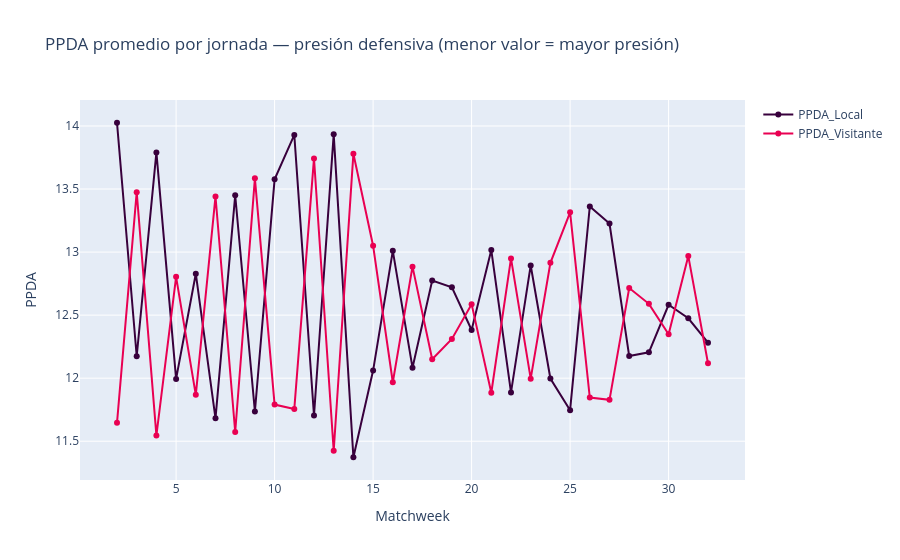

This figure's notebook cell:
### Code cell
# Evolución de PPDA por jornada
ppda_mw = df_xg.groupby('Matchweek').agg(
    PPDA_Local=('H_PPDA_Avg_Tot', 'mean'),
    PPDA_Visitante=('A_PPDA_Avg_Tot', 'mean')
).reset_index()

fig = px.line(
    ppda_mw, x='Matchweek', y=['PPDA_Local', 'PPDA_Visitante'],
    markers=True,
    title='PPDA promedio por jornada — presión defensiva (menor valor = mayor presión)',
    labels={'value': 'PPDA', 'variable': ''},
    color_discrete_map={'PPDA_Local': PL_PURPLE, 'PPDA_Visitante': PL_PINK}
)
fig.update_layout(hovermode='x unified')
fig.show()

### Figure 1 — Plotly figure (JSON) as saved in the notebook; plotly's stock layout.template omitted (floating-point values rounded to 4 significant figures)
{"data": [{"hovertemplate": "=PPDA_Local<br>Matchweek=%{x}<br>PPDA=%{y}<extra></extra>", "legendgroup": "PPDA_Local", "line": {"color": "#38003c", "dash": "solid"}, "marker": {"symbol": "circle"}, "mode": "lines+markers", "name": "PPDA_Local", "orientation": "v", "showlegend": true, "type": "scatter", "x": [2, 3, 4, 5, 6, 7, 8, 9, 10, 11, 12, 13, 14, 15, 16, 17, 18, 19, 20, 21, 22, 23, 24, 25, 26, 27, 28, 29, 30, 31, 32], "xaxis": "x", "y": [14.03, 12.17, 13.79, 11.99, 12.83, 11.68, 13.45, 11.74, 13.58, 13.93, 11.7, 13.93, 11.37, 12.06, 13.01, 12.08, 12.77, 12.72, 12.38, 13.02, 11.89, 12.89, 12.0, 11.75, 13.36, 13.23, 12.18, 12.21, 12.58, 12.48, 12.28], "yaxis": "y"}, {"hovertemplate": "=PPDA_Visitante<br>Matchweek=%{x}<br>PPDA=%{y}<extra></extra>", "legendgroup": "PPDA_Visitante", "line": {"color": "#e90052", "dash": "solid"}, "marker": {"symbol": "circle"}, "mode": "lines+markers", "name": "PPDA_Visitante", "orientation": "v", "showlegend": true, "type": "scatter", "x": [2, 3, 4, 5, 6, 7, 8, 9, 10, 11, 12, 13, 14, 15, 16, 17, 18, 19, 20, 21, 22, 23, 24, 25, 26, 27, 28, 29, 30, 31, 32], "xaxis": "x", "y": [11.65, 13.48, 11.55, 12.8, 11.87, 13.44, 11.57, 13.58, 11.79, 11.76, 13.74, 11.42, 13.78, 13.05, 11.97, 12.88, 12.15, 12.31, 12.59, 11.88, 12.95, 12.0, 12.91, 13.32, 11.85, 11.83, 12.72, 12.59, 12.35, 12.97, 12.12], "yaxis": "y"}], "layout": {"hovermode": "x unified", "legend": {"title": {"text": ""}, "tracegroupgap": 0}, "title": {"text": "PPDA promedio por jornada — presión defensiva (menor valor = mayor presión)"}, "xaxis": {"anchor": "y", "domain": [0, 1], "title": {"text": "Matchweek"}}, "yaxis": {"anchor": "x", "domain": [0, 1], "title": {"text": "PPDA"}}}}
